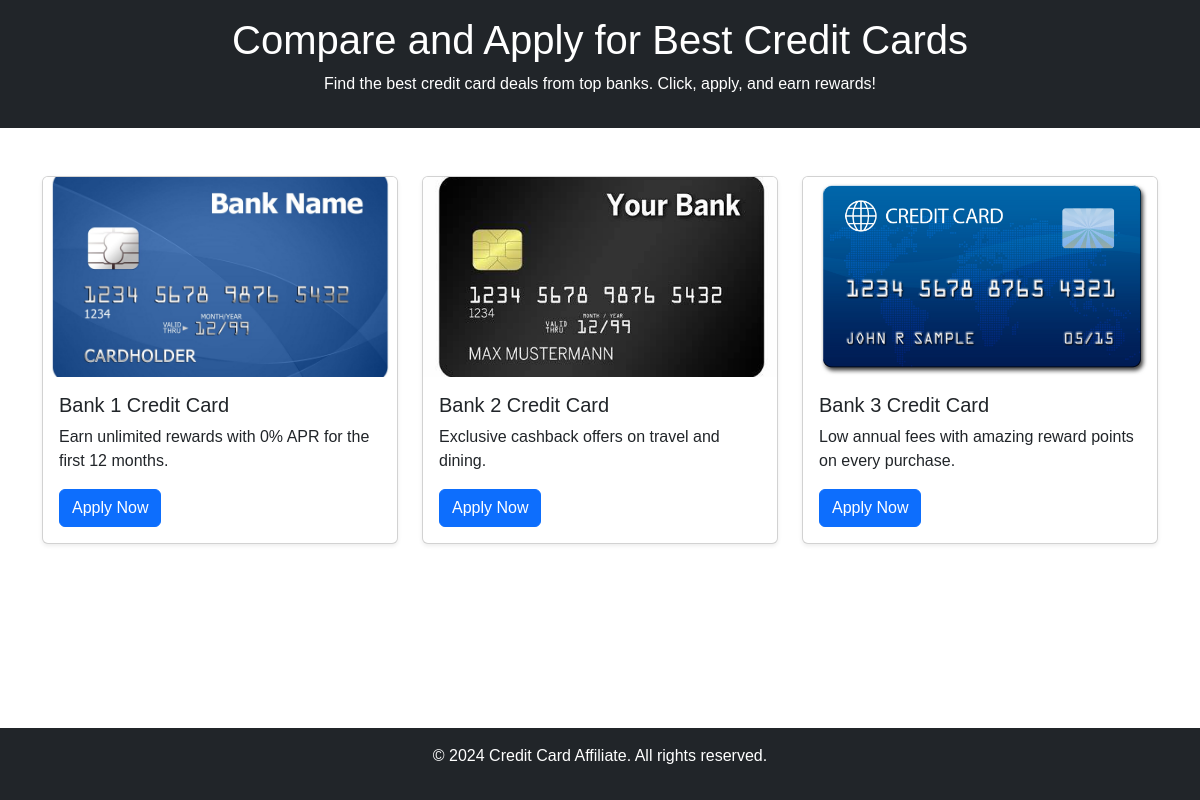
The page / on the database its author committed.
### tables this page shows
CREATE TABLE `credit_cards` (
  `id` int(11) NOT NULL,
  `bank_name` varchar(255) NOT NULL,
  `description` text NOT NULL,
  `image_path` varchar(255) NOT NULL,
  `affiliate_link` varchar(255) NOT NULL
);

### index.php (the view, shortened to what this page needs)
<?php
include 'config.php';
$stmt = $conn->prepare("SELECT * FROM credit_cards");
$stmt->execute();
$cards = $stmt->fetchAll(PDO::FETCH_ASSOC);
?>
<!DOCTYPE html>
<html lang="en">
<head>
    <link href="https://cdn.jsdelivr.net/npm/bootstrap@5.3.0/dist/css/bootstrap.min.css" rel="stylesheet">
    <link rel="stylesheet" href="assets/css/styles.css">
</head>
<body>
    <header class="bg-dark text-white text-center p-3">
        <h1>Compare and Apply for Best Credit Cards</h1>
        <p>Find the best credit card deals from top banks. Click, apply, and earn rewards!</p>
    </header>
    <div class="container my-5">
        <div class="row">
            <?php foreach ($cards as $card): ?>
                <div class="col-md-4">
                    <div class="card mb-4 shadow-sm">
                        <img src="<?php echo $card['image_path']; ?>" class="card-img-top" alt="<?php echo $card['bank_name']; ?> Credit Card">
                        <div class="card-body">
                            <h5 class="card-title"><?php echo $card['bank_name']; ?> Credit Card</h5>
                            <p class="card-text"><?php echo $card['description']; ?></p>
                            <a href="affiliate.php?bank_id=<?php echo $card['id']; ?>" class="btn btn-primary">Apply Now</a>
                        </div>
                    </div>
                </div>
            <?php endforeach; ?>
        </div>
    </div>
    <footer class="bg-dark text-white text-center p-3">
        <p>&copy; 2024 Credit Card Affiliate. All rights reserved.</p>
    </footer>
</body>
</html>

### assets/css/styles.css (style rules this page uses)
body { font-family: Arial, sans-serif; }
header { background-color: #343a40; color: white; }
.card img { height: 200px; object-fit: cover; }
footer { position: fixed; bottom: 0; width: 100%; }

### rows shown on the page
credit_cards: image_path (picture), bank_name "Bank 1", description "Earn unlimited rewards with 0% APR for the first 12 months."
credit_cards: image_path (picture), bank_name "Bank 2", description "Exclusive cashback offers on travel and dining."
credit_cards: image_path (picture), bank_name "Bank 3", description "Low annual fees with amazing reward points on every purchase."
